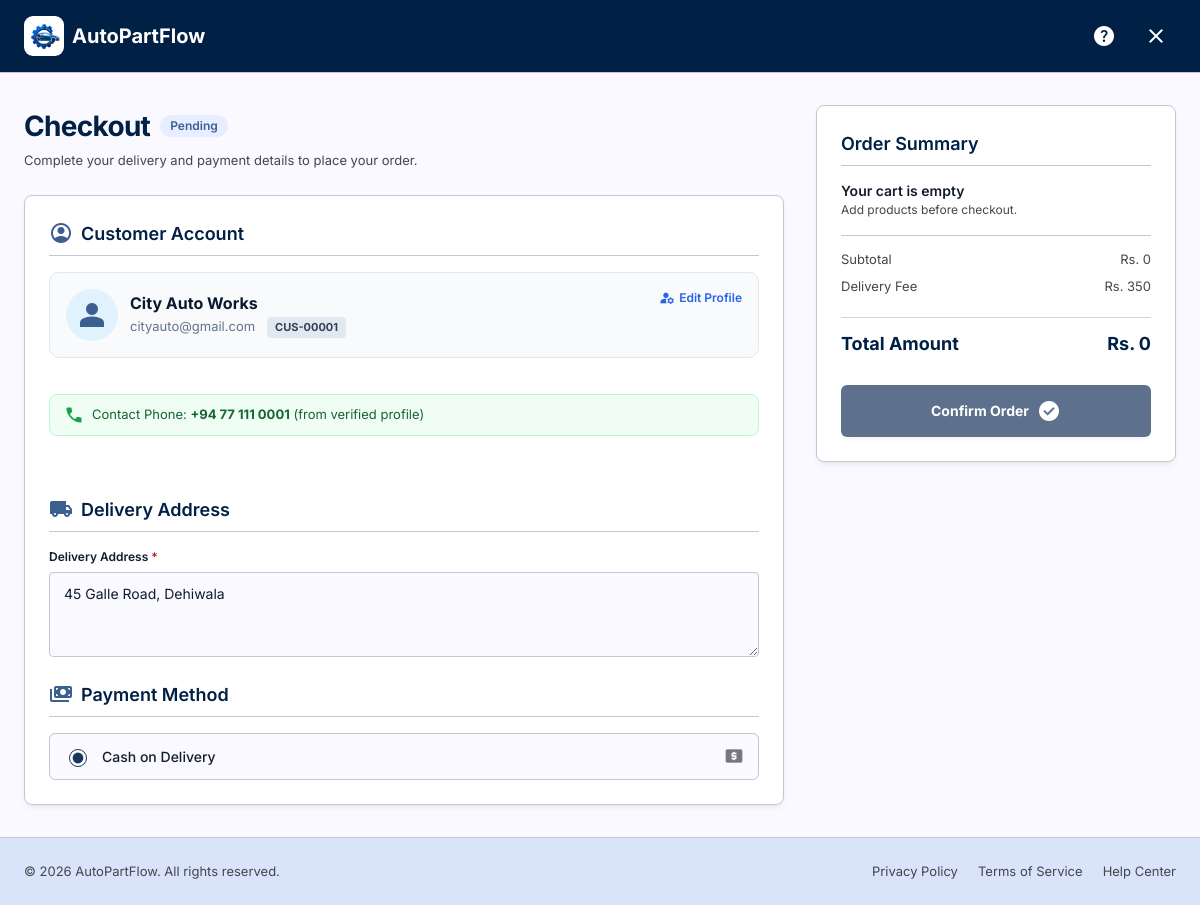
/checkout (signed in), run on the app's committed database.
### tables this page shows
CREATE TABLE customers (
    id             INT UNSIGNED AUTO_INCREMENT PRIMARY KEY,
    customer_code  VARCHAR(20)  NOT NULL UNIQUE,
    customer_type  ENUM('shop','walking') NOT NULL DEFAULT 'shop',
    name           VARCHAR(150) NOT NULL,
    contact_person VARCHAR(150) DEFAULT NULL,
    phone          VARCHAR(20)  DEFAULT NULL,
    email          VARCHAR(150) DEFAULT NULL,
    address        TEXT         DEFAULT NULL,
    city           VARCHAR(100) DEFAULT NULL,
    notes          TEXT         DEFAULT NULL,
    is_active      TINYINT(1)   NOT NULL DEFAULT 1,
    deleted_at     DATETIME     DEFAULT NULL,
    created_at     TIMESTAMP    DEFAULT CURRENT_TIMESTAMP,
    updated_at     TIMESTAMP    DEFAULT CURRENT_TIMESTAMP ON UPDATE CURRENT_TIMESTAMP,
    INDEX idx_customers_type (customer_type),
    INDEX idx_customers_name (name)
);

### app/Views/orders/checkout.php (the view, shortened to what the rows shown need)
<!DOCTYPE html>
<html lang="en">
<head>
    <link rel="stylesheet" href="<?= asset('css/public/checkout.css') ?>">
<link rel="stylesheet" href="<?= asset('css/shared.css') ?>">
</head>
<body class="checkout-body">
<header class="checkout-header">
    <div class="checkout-header__inner">
        <a class="checkout-brand" href="<?= url('catalog') ?>">
            <img class="app-logo" src="<?= asset('images/logo-icon.png') ?>" alt="AutoPartFlow" width="40" height="40">
            <span>AutoPartFlow</span>
        </a>
        <div class="checkout-header__actions">
            <button class="header-icon-btn" type="button" title="Help Center" onclick="window.location.href='<?= url('help') ?>'">
                <span class="material-symbols-outlined">help</span>
            </button>
            <a class="header-icon-btn" href="<?= url('catalog') ?>" title="Cancel and return to Catalog">
                <span class="material-symbols-outlined">close</span>
            </a>
        </div>
    </div>
</header>
<main class="checkout-main">
    <div class="checkout-form-col">
        <div class="checkout-heading">
            <div class="checkout-title-row">
                <h1>Checkout</h1>
                <span class="status-badge status-badge--pending">Pending</span>
            </div>
            <p>Complete your delivery and payment details to place your order.</p>
        </div>
        <form class="checkout-card" id="checkoutForm" novalidate autocomplete="on">
            <div class="form-section">
                <h2 class="form-section__title">
                    <span class="material-symbols-outlined text-secondary">account_circle</span>
                    <span>Customer Account</span>
                </h2>
                <div style="background: #f8fafc; border: 1px solid #e2e8f0; border-radius: 10px; padding: 16px; margin-bottom: 20px;">
                    <div style="display: flex; justify-content: space-between; align-items: flex-start; gap: 12px; flex-wrap: wrap;">
                        <div style="display: flex; align-items: center; gap: 12px;">
                            <span class="material-symbols-outlined" style="font-size: 36px; color: #3b6090; background: #e0f2fe; padding: 8px; border-radius: 50%;">person</span>
                            <div>
                                <strong style="font-size: 16px; color: #0b192e; display: block;"><?= e($customer['name'] ?? ($_SESSION['full_name'] ?? 'Shop Customer')) ?></strong>
                                <span style="font-size: 13px; color: #64748b;"><?= e($customer['email'] ?? ($_SESSION['email'] ?? '')) ?></span>
                                <?php if (!empty($customer['customer_code'])): ?>
                                    <span style="display: inline-block; margin-left: 8px; font-size: 11px; font-weight: 700; background: #e2e8f0; color: #334155; padding: 2px 8px; border-radius: 4px;">
                                        <?= e($customer['customer_code']) ?>
                                    </span>
                                <?php endif; ?>
                            </div>
                        </div>
                        <a href="<?= url('profile') ?>" target="_blank" style="font-size: 12px; font-weight: 600; color: #2563eb; text-decoration: none; display: inline-flex; align-items: center; gap: 4px;">
                            <span class="material-symbols-outlined" style="font-size: 16px;">manage_accounts</span>
                            Edit Profile
                        </a>
                    </div>
                </div>
                <?php if (!empty($customer['phone'])): ?>
                    <div style="margin-bottom: 20px; font-size: 13px; color: #166534; display: flex; align-items: center; gap: 8px; background: #f0fdf4; border: 1px solid #bbf7d0; padding: 10px 14px; border-radius: 8px;">
                        <span class="material-symbols-outlined" style="color: #16a34a; font-size: 20px;">call</span>
                        <span>Contact Phone: <strong><?= e($customer['phone']) ?></strong> (from verified profile)</span>
                    </div>
                <?php endif; ?>
                <h2 class="form-section__title" style="margin-top: 24px;">
                    <span class="material-symbols-outlined text-secondary">local_shipping</span>
                    <span>Delivery Address</span>
                </h2>
                <div class="form-group">
                    <label class="form-label" for="deliveryAddress">Delivery Address <span class="text-error">*</span></label>
                    <textarea class="form-textarea" id="deliveryAddress" name="deliveryAddress" placeholder="Enter full delivery address with city and postal code" required rows="3"><?= e($customer['address'] ?? '') ?></textarea>
                </div>
            </div>
            <div class="form-section">
                <h2 class="form-section__title">
                    <span class="material-symbols-outlined text-secondary">payments</span>
                    <span>Payment Method</span>
                </h2>
                <div class="payment-options">
                    <label class="payment-option">
                        <input type="radio" name="paymentMethod" value="cod" checked>
                        <span class="payment-option__text">Cash on Delivery</span>
                        <span class="material-symbols-outlined payment-option__icon">local_atm</span>
                    </label>
                </div>
            </div>
        </form>
    </div>
    <div class="checkout-summary-col">
        <div class="summary-card">
            <h2 class="summary-card__title">Order Summary</h2>
            <ul class="summary-items" id="summaryItemsList" aria-live="polite"></ul>
            <div class="summary-calc">
                <div class="summary-calc__row">
                    <span>Subtotal</span>
                    <span id="summarySubtotal">Rs. 0</span>
                </div>
                <div class="summary-calc__row">
                    <span>Delivery Fee</span>
                    <span id="summaryDeliveryFee">Rs. 350</span>
                </div>
            </div>
            <div class="summary-total-row">
                <span class="summary-total__label">Total Amount</span>
                <span class="summary-total__value" id="summaryTotal">Rs. 0</span>
            </div>
            <button class="confirm-order-btn" id="confirmOrderBtn" type="button">
                <span>Confirm Order</span>
                <span class="material-symbols-outlined">check_circle</span>
            </button>
        </div>
    </div>
</main>
<footer class="checkout-footer">
    <div class="checkout-footer__inner">
        <div>&copy; <?= date('Y') ?> AutoPartFlow. All rights reserved.</div>
        <div class="footer-links">
            <a href="<?= url('privacy') ?>">Privacy Policy</a>
            <a href="<?= url('terms') ?>">Terms of Service</a>
            <a href="<?= url('help') ?>">Help Center</a>
        </div>
    </div>
</footer>
</body>
</html>

### app/Core/Router.php (shortened to what the rows shown need)
<?php
class Router
{
    private array $routes = [];
    private function addRoute(string $method, string $path, string $handler): void
    {
        $this->routes[] = [
            'method'  => $method,
            'path'    => $this->normalizePath($path),
            'handler' => $handler,
        ];
    }
    public function dispatch(string $uri, string $method): void
    {
        $uri = $this->normalizePath(parse_url($uri, PHP_URL_PATH) ?: '/');
        foreach ($this->routes as $route) {
            if ($route['method'] !== strtoupper($method)) {
                continue;
            }
            $params = $this->matchRoute($route['path'], $uri);
            if ($params !== false) {
                $this->callHandler($route['handler'], $params);
                return;
            }
        }
    }
    private function matchRoute(string $routePath, string $uri): array|false
    {
        $routeParts = explode('/', trim($routePath, '/'));
        $uriParts   = explode('/', trim($uri, '/'));
        if (count($routeParts) !== count($uriParts)) {
            return false;
        }
        $params = [];
        foreach ($routeParts as $index => $part) {
            if ($part !== $uriParts[$index]) {
                return false;
            }
        }
        return $params;
    }
    private function callHandler(string $handler, array $params): void
    {
        [$controllerName, $method] = explode('@', $handler);
        $controller = new $controllerClass();
        call_user_func_array([$controller, $method], $params);
    }
    private function normalizePath(string $path): string
    {
        $path = '/' . trim($path, '/');
        return $path === '/' ? '/' : rtrim($path, '/');
    }
}

### data on the page
customers: name "City Auto Works", email "cityauto@gmail.com", customer_code "CUS-00001", phone "+94 77 111 0001", deliveryAddress "45 Galle Road, Dehiwala"
